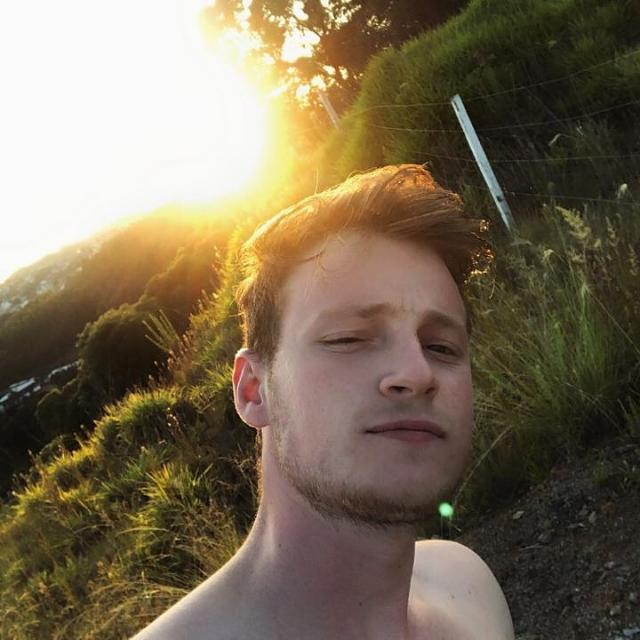
#> input picture resources/bruno.jpeg, 640 x 640 px, found by its file name
$ python canny.py
#> lines starting #> are read from the running program, lines starting #| are printed output that depends on the picture
import numpy as np
import cv2

image = cv2.cvtColor(cv2.imread('./resources/bruno.jpeg'), cv2.COLOR_BGR2GRAY)
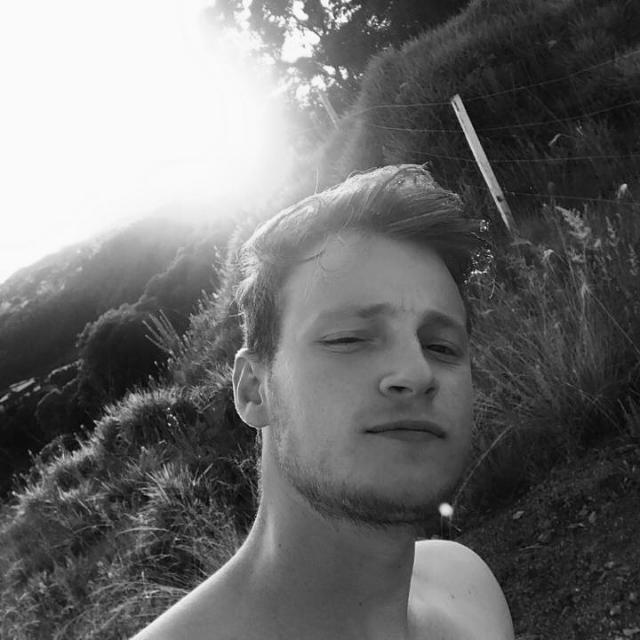
#> image: shape (640, 640); min 0, max 254, mean 107.8
cv2.imshow("Original", image)

dim = (image.shape[1], image.shape[0])
#> dim = (640, 640)
resized_image = cv2.resize(image, dsize=None, fx=0.65, fy=0.65, interpolation=cv2.INTER_AREA)

smoothed_image = cv2.GaussianBlur(resized_image, (7, 7), 0)

canny1 = cv2.Canny(smoothed_image, 10, 120)
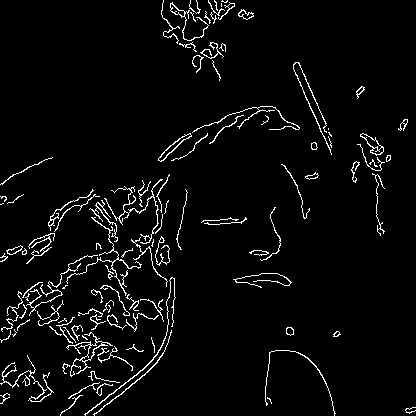
#> canny1: shape (416, 416); 4.1% white in thin lines or dots
canny2 = cv2.Canny(smoothed_image, 10, 170)
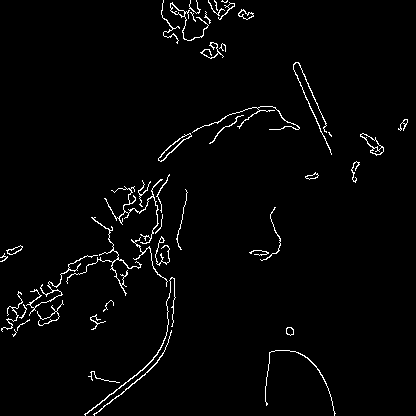
#> canny2: shape (416, 416); 2.3% white in thin lines or dots

result = np.vstack([
  np.hstack([resized_image, smoothed_image]),
  np.hstack([canny1, canny2])
])
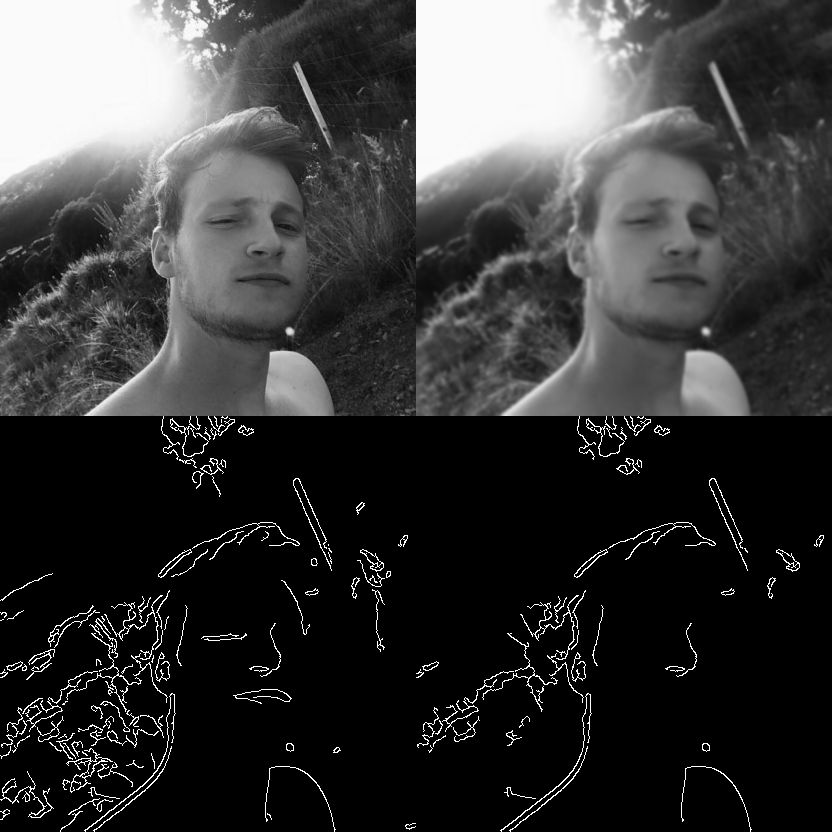
#> result: shape (832, 832); min 0, max 255, mean 57.9
cv2.imshow("Canny", result)

cv2.waitKey(0)
cv2.destroyAllWindows()
